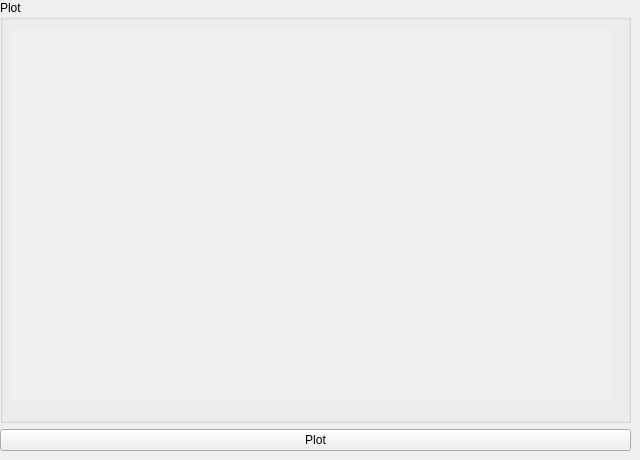
    <widget class="QWidget" name="plotTab">
     <attribute name="title">
      <string>Plot</string>
     </attribute>
     <widget class="QWidget" name="layoutWidget">
      <property name="geometry">
       <rect>
        <x>0</x>
        <y>0</y>
        <width>631</width>
        <height>451</height>
       </rect>
      </property>
      <layout class="QVBoxLayout" name="verticalLayout">
       <item>
        <widget class="QGroupBox" name="plotBox">
         <property name="title">
          <string>Plot</string>
         </property>
         <widget class="MPL_Widget" name="plotWidget" native="true">
          <property name="geometry">
           <rect>
            <x>10</x>
            <y>30</y>
            <width>601</width>
            <height>371</height>
           </rect>
          </property>
          <property name="sizePolicy">
           <sizepolicy hsizetype="Preferred" vsizetype="Preferred">
            <horstretch>0</horstretch>
            <verstretch>0</verstretch>
           </sizepolicy>
          </property>
          <property name="minimumSize">
           <size>
            <width>1</width>
            <height>1</height>
           </size>
          </property>
          <property name="maximumSize">
           <size>
            <width>801</width>
            <height>16777215</height>
           </size>
          </property>
          <property name="autoFillBackground">
           <bool>true</bool>
          </property>
         </widget>
        </widget>
       </item>
       <item>
        <widget class="QPushButton" name="plotBtn">
         <property name="text">
          <string>Plot</string>
         </property>
        </widget>
       </item>
      </layout>
     </widget>
    </widget>
